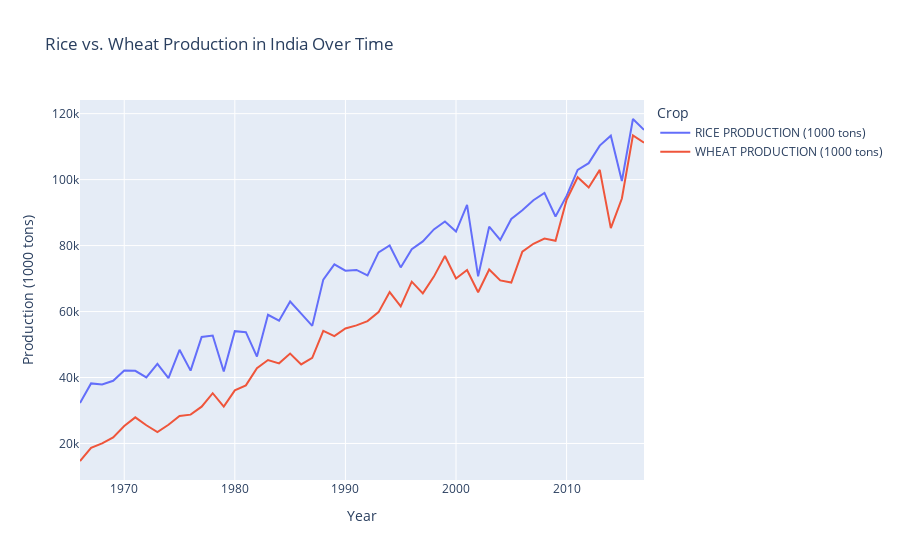

The notebook cell this image was saved under:
### Markdown cell above
**6. Rice Production Vs Wheat Production (Last 50y) Using Multi-Line Chart**

### Code cell
production_by_year = df_replaced.groupby('Year')[['RICE PRODUCTION (1000 tons)', 'WHEAT PRODUCTION (1000 tons)']].sum()

fig = px.line(production_by_year,
              x=production_by_year.index,
              y=['RICE PRODUCTION (1000 tons)', 'WHEAT PRODUCTION (1000 tons)'],
              labels={'x': 'Year', 'value': 'Production (1000 tons)', 'variable': 'Crop'},
              title='Rice vs. Wheat Production in India Over Time')
fig.show()

### Figure 1 — Plotly figure (JSON) as saved in the notebook; plotly's stock layout.template omitted (floating-point values rounded to 4 significant figures)
{"data": [{"hovertemplate": "Crop=RICE PRODUCTION (1000 tons)<br>Year=%{x}<br>Production (1000 tons)=%{y}<extra></extra>", "legendgroup": "RICE PRODUCTION (1000 tons)", "line": {"color": "#636efa", "dash": "solid"}, "marker": {"symbol": "circle"}, "mode": "lines", "name": "RICE PRODUCTION (1000 tons)", "orientation": "v", "showlegend": true, "type": "scatter", "x": [1966, 1967, 1968, 1969, 1970, 1971, 1972, 1973, 1974, 1975, 1976, 1977, 1978, 1979, 1980, 1981, 1982, 1983, 1984, 1985, 1986, 1987, 1988, 1989, 1990, 1991, 1992, 1993, 1994, 1995, 1996, 1997, 1998, 1999, 2000, 2001, 2002, 2003, 2004, 2005, 2006, 2007, 2008, 2009, 2010, 2011, 2012, 2013, 2014, 2015, 2016, 2017], "xaxis": "x", "y": [32290.0, 38210.0, 37860.0, 39000.0, 42130.0, 42040.0, 40020.0, 44120.0, 39790.0, 48400.0, 42080.0, 52290.0, 52720.0, 41820.0, 54050.0, 53740.0, 46340.0, 59020.0, 57220.0, 63060.0, 59360.0, 55660.0, 69690.0, 74300.0, 72380.0, 72620.0, 70970.0, 77950.0, 80040.0, 73380.0, 78890.0, 81270.0, 84900.0, 87290.0, 84240.0, 92320.0, 70680.0, 85730.0, 81710.0, 88070.0, 90740.0, 93760.0, 95980.0, 88830.0, 95060.0, 103000.0, 105000.0, 110300.0, 113300.0, 99580.0, 118400.0, 115100.0], "yaxis": "y"}, {"hovertemplate": "Crop=WHEAT PRODUCTION (1000 tons)<br>Year=%{x}<br>Production (1000 tons)=%{y}<extra></extra>", "legendgroup": "WHEAT PRODUCTION (1000 tons)", "line": {"color": "#EF553B", "dash": "solid"}, "marker": {"symbol": "circle"}, "mode": "lines", "name": "WHEAT PRODUCTION (1000 tons)", "orientation": "v", "showlegend": true, "type": "scatter", "x": [1966, 1967, 1968, 1969, 1970, 1971, 1972, 1973, 1974, 1975, 1976, 1977, 1978, 1979, 1980, 1981, 1982, 1983, 1984, 1985, 1986, 1987, 1988, 1989, 1990, 1991, 1992, 1993, 1994, 1995, 1996, 1997, 1998, 1999, 2000, 2001, 2002, 2003, 2004, 2005, 2006, 2007, 2008, 2009, 2010, 2011, 2012, 2013, 2014, 2015, 2016, 2017], "xaxis": "x", "y": [14690.0, 18670.0, 20050.0, 21850.0, 25310.0, 27920.0, 25520.0, 23470.0, 25690.0, 28320.0, 28750.0, 31170.0, 35240.0, 31200.0, 36110.0, 37610.0, 42850.0, 45310.0, 44300.0, 47260.0, 43960.0, 45960.0, 54140.0, 52570.0, 54870.0, 55800.0, 57090.0, 59830.0, 65890.0, 61580.0, 69060.0, 65510.0, 70600.0, 76830.0, 70040.0, 72610.0, 65840.0, 72740.0, 69440.0, 68800.0, 78130.0, 80550.0, 82120.0, 81470.0, 93880.0, 100700.0, 97620.0, 102900.0, 85310.0, 94270.0, 113400.0, 111200.0], "yaxis": "y"}], "layout": {"legend": {"title": {"text": "Crop"}, "tracegroupgap": 0}, "title": {"text": "Rice vs. Wheat Production in India Over Time"}, "xaxis": {"anchor": "y", "domain": [0, 1], "title": {"text": "Year"}}, "yaxis": {"anchor": "x", "domain": [0, 1], "title": {"text": "Production (1000 tons)"}}}}
